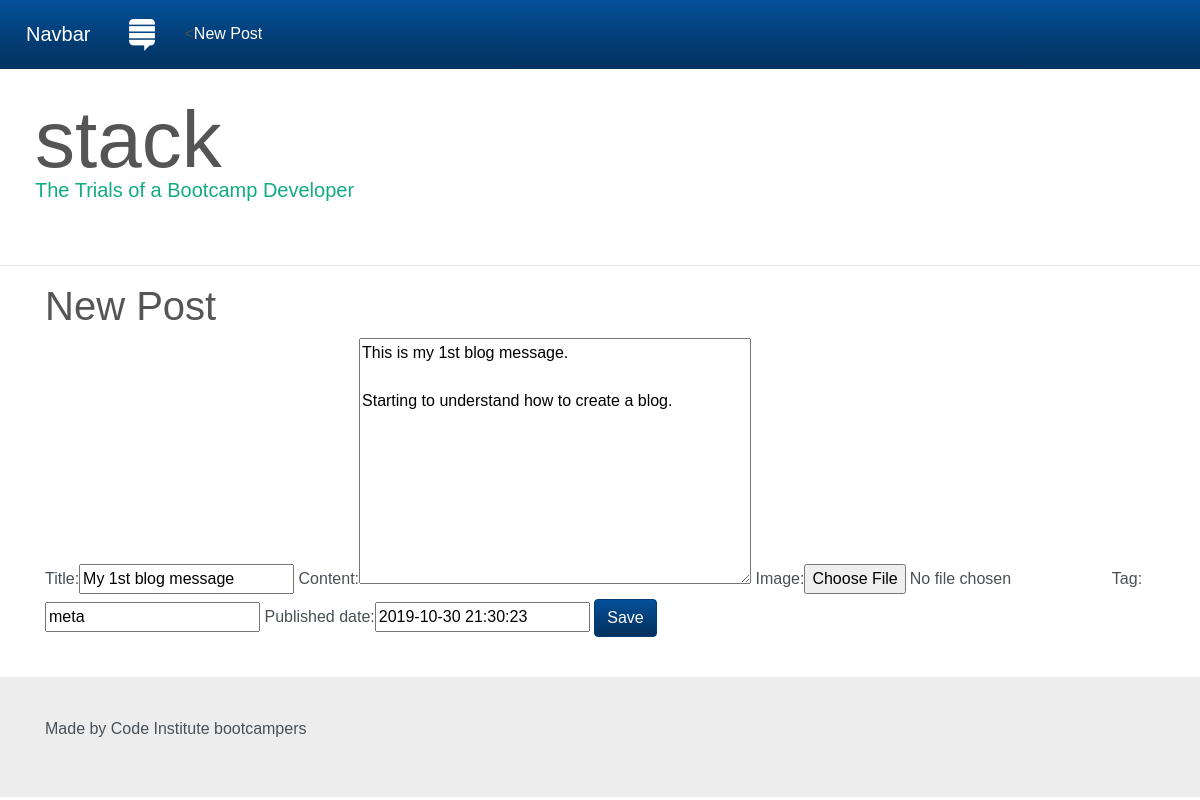
/posts/1/edit/, run on the app's committed database.
### posts/models.py (models this page shows, shortened)
class Post(models.Model):
    title = models.CharField(max_length=200)
    content = models.TextField()
    created_date = models.DateTimeField(auto_now_add=True)
    published_date = models.DateTimeField(blank=True, null=True, default=timezone.now)
    views = models.IntegerField(default=0)
    tag = models.CharField(max_length=30, blank=True, null=True)
    image = models.ImageField(upload_to="img", blank=True, null=True)

### posts/views.py (the view)
# urls.py: url(r'^(?P<pk>\d+)/edit/$', create_or_edit_post, name='edit_post')
def create_or_edit_post(request, pk=None):
    post = get_object_or_404(Post, pk=pk) if pk else None
    if request.method == "POST":  # User to POST a blog
        form = BlogPostForm(request.POST, request.FILES, instance=post)
        if form.is_valid():
            post = form.save()  # Full and valid blog is saved
            return redirect(post_detail, post.pk)
    else:
        form = BlogPostForm(instance=post)
    return render(request, 'blogpostform.html', {'form': form})

### posts/forms.py
class BlogPostForm(forms.ModelForm):
    class Meta:
        model = Post
        fields = ('title', 'content', 'image', 'tag', 'published_date')

### posts/templates/blogpostform.html (shortened to what this page needs)
{% extends "base.html" %}
{% load bootstrap_tags %}
{% block content %}
    <h1>New Post</h1>
    <form method="POST" enctype="multipart/form-data">
        {{ form | as_bootstrap }}
        <button type="submit" class="btn btn-info">Save</button>
    </form>
{% endblock %}

### static/css/custom.css (style rules this page uses)
body { font-family: Arial; padding-top: 50px; }
h1, h1 a { color: #555555; text-decoration: none; }

### data on the page
Post: title "My 1st blog message", content "This is my 1st blog message. Starting to understand how to create a blog.", tag "meta", published_date "2019-10-30 21:30:23"
